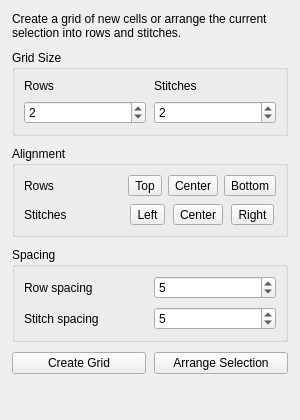
<?xml version="1.0" encoding="UTF-8"?>
<ui version="4.0">
 <class>RowsDock</class>
 <widget class="QDockWidget" name="RowsDock">
  <property name="geometry">
   <rect>
    <x>0</x>
    <y>0</y>
    <width>300</width>
    <height>420</height>
   </rect>
  </property>
  <property name="windowTitle">
   <string>Rows and Stitches</string>
  </property>
  <widget class="QWidget" name="dockWidgetContents">
   <layout class="QVBoxLayout" name="verticalLayout">
    <property name="leftMargin">
     <number>12</number>
    </property>
    <property name="topMargin">
     <number>12</number>
    </property>
    <property name="rightMargin">
     <number>12</number>
    </property>
    <property name="bottomMargin">
     <number>12</number>
    </property>
    <property name="spacing">
     <number>10</number>
    </property>
    <item>
     <widget class="QLabel" name="summaryLabel">
      <property name="wordWrap">
       <bool>true</bool>
      </property>
      <property name="text">
       <string>Create a grid of new cells or arrange the current selection into rows and stitches.</string>
      </property>
     </widget>
    </item>
    <item>
     <widget class="QGroupBox" name="gridGroup">
      <property name="title">
       <string>Grid Size</string>
      </property>
      <layout class="QGridLayout" name="gridLayout">
       <property name="horizontalSpacing">
        <number>8</number>
       </property>
       <property name="verticalSpacing">
        <number>8</number>
       </property>
       <item row="0" column="0">
        <widget class="QLabel" name="rowsLabel">
         <property name="text">
          <string>Rows</string>
         </property>
         <property name="buddy">
          <cstring>rows</cstring>
         </property>
        </widget>
       </item>
       <item row="0" column="1">
        <widget class="QLabel" name="stitchesLabel">
         <property name="text">
          <string>Stitches</string>
         </property>
         <property name="buddy">
          <cstring>stitches</cstring>
         </property>
        </widget>
       </item>
       <item row="1" column="0">
        <widget class="QSpinBox" name="rows">
         <property name="minimum">
          <number>1</number>
         </property>
         <property name="maximum">
          <number>100</number>
         </property>
         <property name="value">
          <number>2</number>
         </property>
        </widget>
       </item>
       <item row="1" column="1">
        <widget class="QSpinBox" name="stitches">
         <property name="minimum">
          <number>1</number>
         </property>
         <property name="maximum">
          <number>100</number>
         </property>
         <property name="value">
          <number>2</number>
         </property>
        </widget>
       </item>
      </layout>
     </widget>
    </item>
    <item>
     <widget class="QGroupBox" name="alignmentGroup">
      <property name="title">
       <string>Alignment</string>
      </property>
      <layout class="QGridLayout" name="gridLayout_2">
       <property name="horizontalSpacing">
        <number>8</number>
       </property>
       <property name="verticalSpacing">
        <number>8</number>
       </property>
       <item row="0" column="0">
        <widget class="QLabel" name="rowAlignLabel">
         <property name="text">
          <string>Rows</string>
         </property>
        </widget>
       </item>
       <item row="0" column="1">
        <layout class="QHBoxLayout" name="rowAlignLayout">
         <property name="spacing">
          <number>6</number>
         </property>
         <item>
          <widget class="QToolButton" name="alignTop">
           <property name="text">
            <string>Top</string>
           </property>
           <property name="toolTip">
            <string>Align rows to the top edge</string>
           </property>
           <property name="checkable">
            <bool>true</bool>
           </property>
           <property name="autoExclusive">
            <bool>true</bool>
           </property>
          </widget>
         </item>
         <item>
          <widget class="QToolButton" name="alignCenterV">
           <property name="text">
            <string>Center</string>
           </property>
           <property name="toolTip">
            <string>Align rows to the vertical center</string>
           </property>
           <property name="checkable">
            <bool>true</bool>
           </property>
           <property name="autoExclusive">
            <bool>true</bool>
           </property>
          </widget>
         </item>
         <item>
          <widget class="QToolButton" name="alignBottom">
           <property name="text">
            <string>Bottom</string>
           </property>
           <property name="toolTip">
            <string>Align rows to the bottom edge</string>
           </property>
           <property name="checkable">
            <bool>true</bool>
           </property>
           <property name="autoExclusive">
            <bool>true</bool>
           </property>
          </widget>
         </item>
        </layout>
       </item>
       <item row="1" column="0">
        <widget class="QLabel" name="stitchAlignLabel">
         <property name="text">
          <string>Stitches</string>
         </property>
        </widget>
       </item>
       <item row="1" column="1">
        <layout class="QHBoxLayout" name="stitchAlignLayout">
         <property name="spacing">
          <number>6</number>
         </property>
         <item>
          <widget class="QToolButton" name="alignLeft">
           <property name="text">
            <string>Left</string>
           </property>
           <property name="toolTip">
            <string>Align stitches to the left edge</string>
           </property>
           <property name="checkable">
            <bool>true</bool>
           </property>
           <property name="autoExclusive">
            <bool>true</bool>
           </property>
          </widget>
         </item>
         <item>
          <widget class="QToolButton" name="alignCenterH">
           <property name="text">
            <string>Center</string>
           </property>
           <property name="toolTip">
            <string>Align stitches to the horizontal center</string>
           </property>
           <property name="checkable">
            <bool>true</bool>
           </property>
           <property name="autoExclusive">
            <bool>true</bool>
           </property>
          </widget>
         </item>
         <item>
          <widget class="QToolButton" name="alignRight">
           <property name="text">
            <string>Right</string>
           </property>
           <property name="toolTip">
            <string>Align stitches to the right edge</string>
           </property>
           <property name="checkable">
            <bool>true</bool>
           </property>
           <property name="autoExclusive">
            <bool>true</bool>
           </property>
          </widget>
         </item>
        </layout>
       </item>
      </layout>
     </widget>
    </item>
    <item>
     <widget class="QGroupBox" name="spacingGroup">
      <property name="title">
       <string>Spacing</string>
      </property>
      <layout class="QGridLayout" name="gridLayout_3">
       <property name="horizontalSpacing">
        <number>8</number>
       </property>
       <property name="verticalSpacing">
        <number>8</number>
       </property>
       <item row="0" column="0">
        <widget class="QLabel" name="rowSpacingLabel">
         <property name="text">
          <string>Row spacing</string>
         </property>
         <property name="buddy">
          <cstring>rowSpacing</cstring>
         </property>
        </widget>
       </item>
       <item row="0" column="1">
        <widget class="QSpinBox" name="rowSpacing">
         <property name="maximum">
          <number>100</number>
         </property>
         <property name="value">
          <number>5</number>
         </property>
        </widget>
       </item>
       <item row="1" column="0">
        <widget class="QLabel" name="stitchSpacingLabel">
         <property name="text">
          <string>Stitch spacing</string>
         </property>
         <property name="buddy">
          <cstring>stitchSpacing</cstring>
         </property>
        </widget>
       </item>
       <item row="1" column="1">
        <widget class="QSpinBox" name="stitchSpacing">
         <property name="maximum">
          <number>100</number>
         </property>
         <property name="value">
          <number>5</number>
         </property>
        </widget>
       </item>
      </layout>
     </widget>
    </item>
    <item>
     <layout class="QHBoxLayout" name="buttonLayout">
      <property name="spacing">
       <number>8</number>
      </property>
      <item>
       <widget class="QPushButton" name="createGridBttn">
        <property name="toolTip">
         <string>Create a new grid of cells</string>
        </property>
        <property name="text">
         <string>Create Grid</string>
        </property>
       </widget>
      </item>
      <item>
       <widget class="QPushButton" name="arrangeBttn">
        <property name="toolTip">
         <string>Arrange the selected cells into a grid</string>
        </property>
        <property name="text">
         <string>Arrange Selection</string>
        </property>
       </widget>
      </item>
     </layout>
    </item>
    <item>
     <spacer name="verticalSpacer">
      <property name="orientation">
       <enum>Qt::Vertical</enum>
      </property>
      <property name="sizeHint" stdset="0">
       <size>
        <width>20</width>
        <height>40</height>
       </size>
      </property>
     </spacer>
    </item>
   </layout>
  </widget>
 </widget>
 <resources/>
 <connections/>
</ui>
